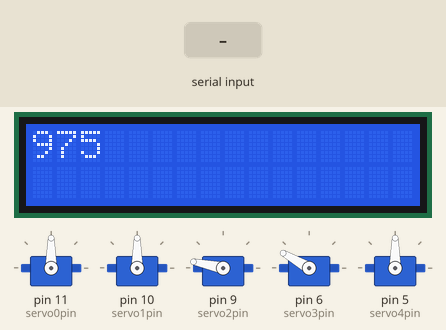
Recording of a sketch running on a simulated Arduino Uno, built with avr-gcc and run on an emulated ATmega328P. Shown: 16×2 character LCD, 5 × servo. The inputs (shaded band) are chosen by the test bench.

Above: at 1.2 s.
1.3 s: "90,45,200\n" received over Serial
At 1.73 s:
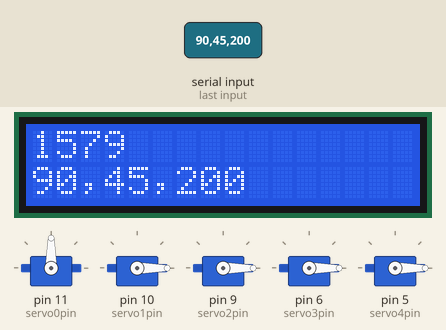
3.9 s: "30,150,10\n" received over Serial
At 4.15 s:
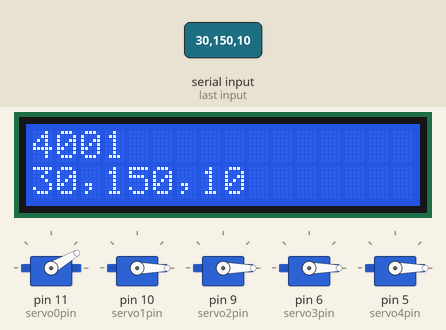
6.4 s: "5\n" received over Serial
At 6.58 s:
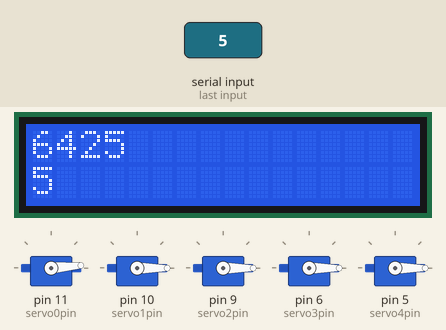
8.8 s: "200\n" received over Serial
At 9.0 s:
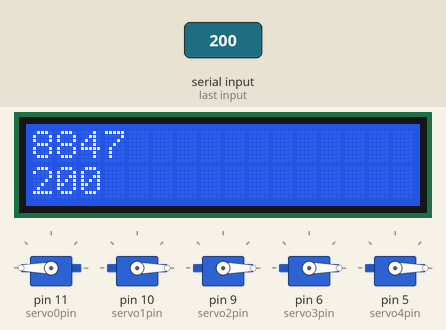
Timing chart, 0 to 11.8 s (numbered marks = the images above; inputs shaded):
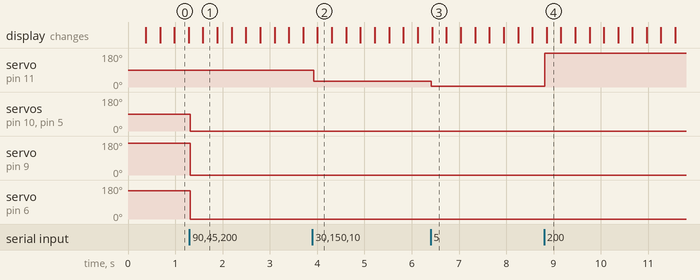

Measured:
- after the input at 1.3 s, servo on pin 10 (servo1pin), servo on pin 5 (servo4pin): 90° → 0° at once; servo on pin 9 (servo2pin): 168° → 0° at once; servo on pin 6 (servo3pin): 150° → 0° at once
- after the input at 3.9 s, servo on pin 11 (servo0pin): 90° → 30° at once
- after the input at 6.4 s, servo on pin 11 (servo0pin): 30° → 5° at once
- after the input at 8.8 s, servo on pin 11 (servo0pin): 5° → 180° at once

The sketch:

mecha.ino
```cpp
#include <Servo.h>
#include <Wire.h>
#include <LiquidCrystal_I2C.h>

LiquidCrystal_I2C lcd(0x27, 16, 2);

const int servo0pin = 11;
const int servo1pin = 10;
const int servo2pin = 9;
const int servo3pin = 6;
const int servo4pin = 5;

Servo servo0;
Servo servo1;
Servo servo2;
Servo servo3;
Servo servo4;

int servo0angle = 90;
int servo1angle = 90;
int servo2angle = 168;
int servo3angle = 150;
int servo4angle = 90;

int servo0angleOFF = 90;
int servo1angleOFF = 90;
int servo2angleOFF = 168;
int servo3angleOFF = 150;
int servo4angleOFF = 90;

String data;

void setup() {
  Serial.begin(115200);

  lcd.begin();
  lcd.backlight();
  lcd.clear();

  pinMode(servo0pin, OUTPUT);
  pinMode(servo1pin, OUTPUT);
  pinMode(servo2pin, OUTPUT);
  pinMode(servo3pin, OUTPUT);
  pinMode(servo4pin, OUTPUT);

  servo0.attach(servo0pin);
  servo1.attach(servo1pin);
  servo2.attach(servo2pin);
  servo3.attach(servo3pin);
  servo4.attach(servo4pin);

  servo0.write(servo0angleOFF);
  servo1.write(servo1angleOFF);
  servo2.write(servo2angleOFF);
  servo3.write(servo3angleOFF);
  servo4.write(servo4angleOFF);
}

void loop() {
  lcd.setCursor(0, 0);
  lcd.print(millis());

  if (Serial.available() > 0) {
    data = Serial.readStringUntil('\n');

    servo0angle = getValue(data, '.', 0).toInt();
    servo1angle = getValue(data, '.', 1).toInt();
    servo2angle = getValue(data, '.', 2).toInt();
    servo3angle = getValue(data, '.', 3).toInt();
    servo4angle = getValue(data, '.', 4).toInt();

    lcd.clear();
    lcd.setCursor(0, 1);
    lcd.print(data);

    if (data){
      data = String(servo0angle) + " " + String(servo1angle)+ " " + String(servo2angle) +
            " " + String(servo3angle) + " " + String(servo4angle);

      servo0.write(servo0angle);
      servo1.write(servo1angle);
      servo2.write(servo2angle);
      servo3.write(servo3angle);
      servo4.write(servo4angle);
    }
  }
}

String getValue(String data, char separator, int index) {
  int found = 0;
  int strIndex[] = {0, -1};
  int maxIndex = data.length() - 1;
  for (int i = 0; i <= maxIndex && found <= index; i++) {
    if (data.charAt(i) == separator || i == maxIndex) {
      found++;
      strIndex[0] = strIndex[1] + 1;
      strIndex[1] = (i == maxIndex) ? i+1 : i;
    }
  }
  return found > index ? data.substring(strIndex[0], strIndex[1]) : "";
}
```
